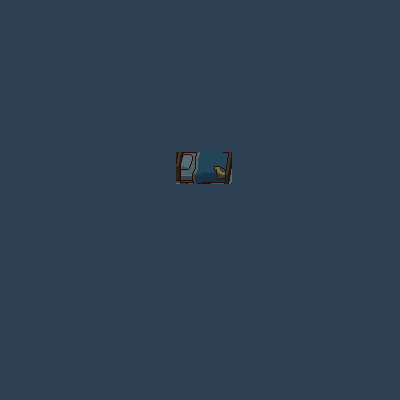

A 2D game scene composited from a Tiled map and its tileset images. What follows is a short description and the map's XML, with each tile layer's data collapsed to a summary:
An orthogonal 50x50 tile map with 8x8 px tiles, 1 tile layer (Tile Layer 1) and 1 object (NPC).

<map version="1.0" orientation="orthogonal" renderorder="right-down" width="50" height="50" tilewidth="8" tileheight="8" nextobjectid="2">
 <properties>
  <property name="name" value="dialoguetest" />
  <property name="subtitle" value="dialoguetest" />
  <property name="title" value="dialoguetest" />
 </properties>
 <tileset firstgid="1" source="../Belring/Travis' House/travis_room.tsx" />
 <layer name="Tile Layer 1" width="50" height="50">
  <data>[2500 cells, 2500 non-empty, 38 distinct tile ids]</data>
 </layer>
 <objectgroup name="objects">
  <object id="1" name="sign" type="NPC" x="177.854" y="151.104" width="53.625" height="31.125">
   <properties>
    <property name="enabled" value="true" />
    <property name="name" value="sign" />
    <property name="shadow" value="false" />
    <property name="sprite" value="blanknpc" />
    <property name="text0" value="Belring_DroppleSign2,0" />
   </properties>
  </object>
 </objectgroup>
</map>
